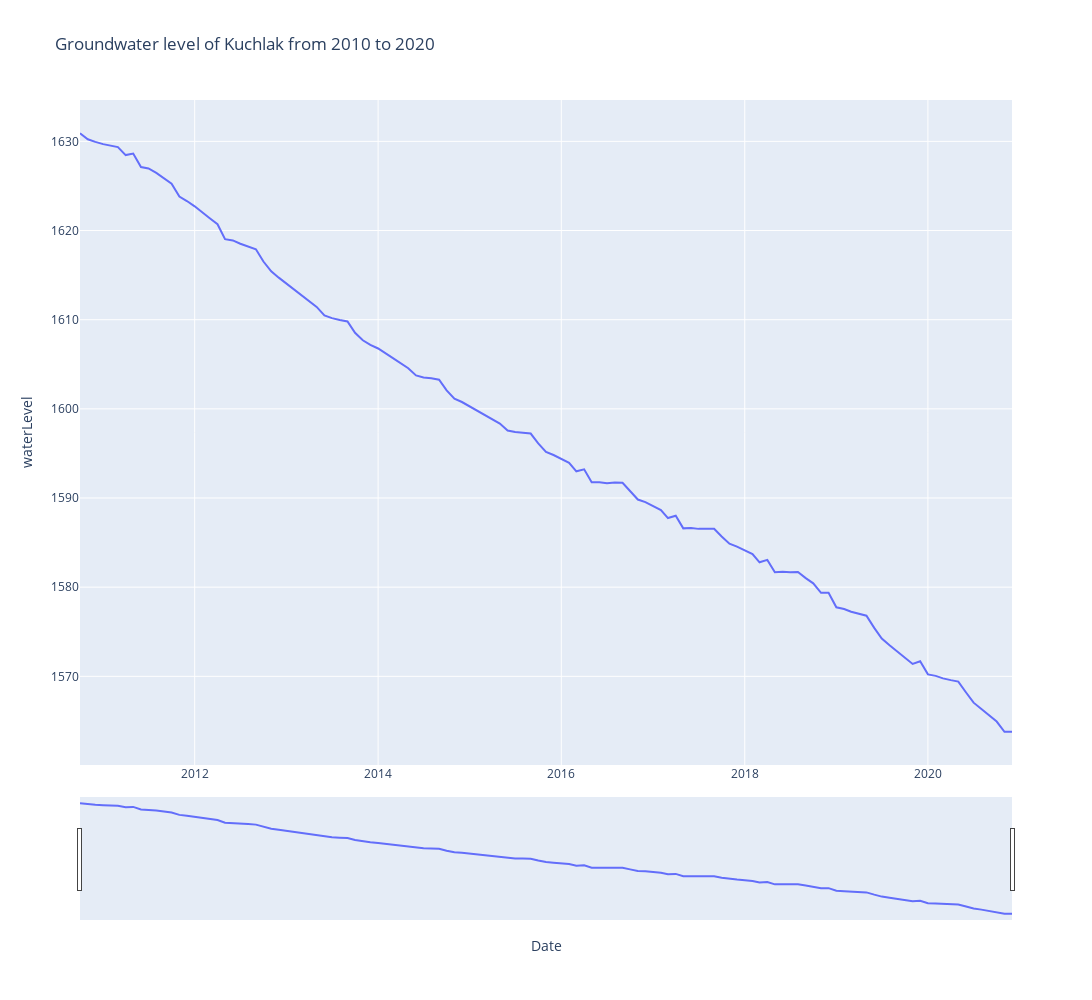

Source (notebook cell):
### Markdown cell above
# **Currently available Data**

### Code cell
data
fig = px.line(data , y='waterLevel',   width=1500, height=1000, title='Groundwater level of Kuchlak from 2010 to 2020' , labels=dict(index="Date"))

fig.update_xaxes(
      rangeslider_visible=True)

fig.show()
